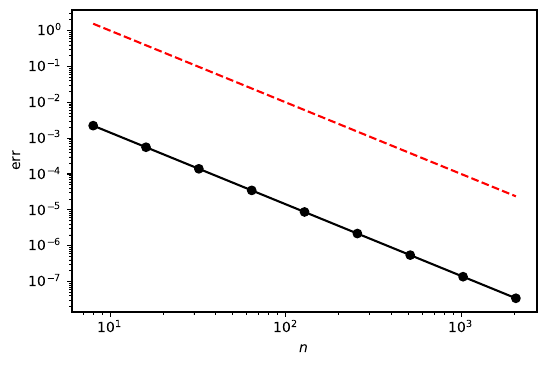

Here is the Python script that generated this plot:
# Example code: trapezoidal rule + error test

import numpy as np
import matplotlib.pyplot as plt


def trapz(f, a, b, n):
    total = 0.5*(f(a) + f(b))
    h = (b-a)/n
    for k in range(1, n):
        total += f(a + k*h)
    total *= h
    return total


def func(x):  # an example function
    return np.exp(3*np.sin(8*x))


def simple_test():
    f = lambda x: np.exp(x)
    a = 0
    b = 2
    exact = np.exp(b) - np.exp(a)

    n = 4
    h = (b-a)/n
    approx1 = trapz(f, a, b, n)
    approx2 = trapz(f, a, b, 2*n)

    err1 = np.abs(exact - approx1)
    err2 = np.abs(exact - approx2)

    print(f"exact: {exact:.6f}")
    print(f"with h={h}: est={approx1:.6f} and err={err1:.2e}")
    print(f"using h/2: est={approx2:.6f} and err={err2:.2e}")

# tests the integral of func over [0,1]
if __name__ == '__main__':
    n = [2**k for k in range(3, 12)]
    exact = np.e - 1
    func = lambda x: np.exp(x)
    approx = [trapz(func, 0, 1, v) for v in n]
    err = [a - exact for a in approx]

    for k in range(len(n)):
        if k < len(n)-2:
            r = (approx[k+2] - approx[k+1]) / (approx[k+1] - approx[k])
        print("{} & {:.4f} & {:.4f}".format(n[k], approx[k], -np.log2(r)))

    plt.figure(figsize=(6, 4))

    vals = [100*v**(-2) for v in n]
    plt.loglog(n, err, '.-k', markersize=12)
    plt.loglog(n, vals, '--r')
    plt.xlabel('$n$')
    plt.ylabel('err')
    plt.savefig('trapz.pdf', bbox_inches='tight')
    plt.show()
